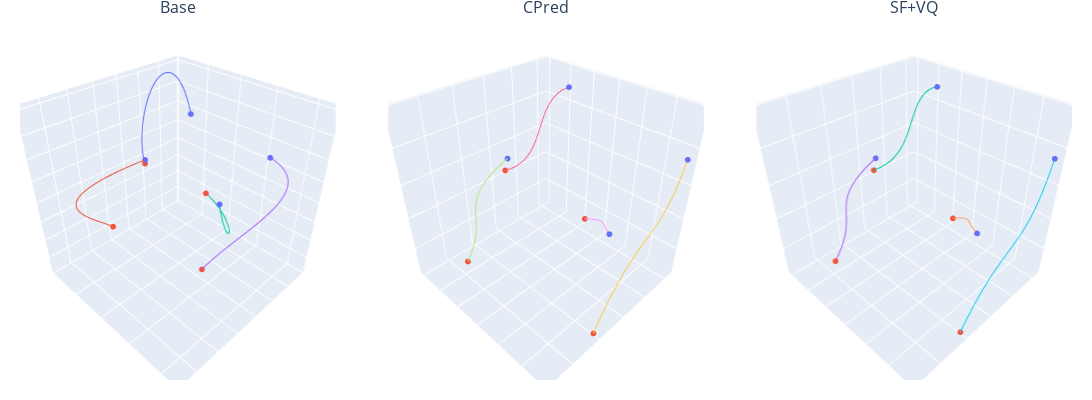

Notebook code cell kept with this figure:
### Code cell
vx_trajs, vy_trajs, vz_trajs = np.stack([x_traj_base, x_traj_init, x_traj]), np.stack([y_traj_base, y_traj_init, y_traj]), np.stack([z_traj_base, z_traj_init, z_traj])
multiviz_trajs(vx_trajs[:3], vy_trajs[:3], vz_trajs[:3], nrows=1, ncols=3, num_agents=num_agent, height=400, width=1_600, titles=["Base", "CPred", "SF+VQ"])
